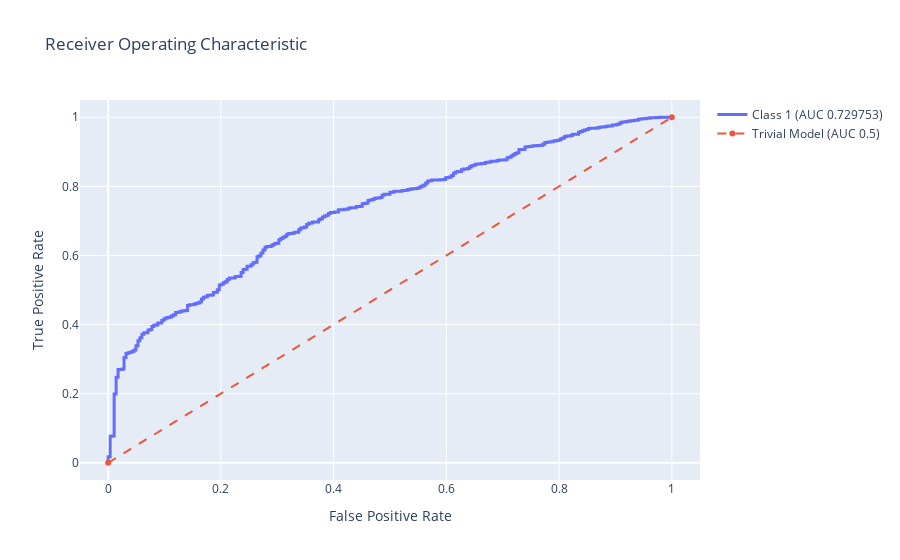

The notebook cell saved with this chart:
### Markdown cell above
We can now visualize how the model did with test data by using a confusion matrix. EvalML has model understanding functionality built in.

### Code cell
y_pred_proba = pipeline.predict_proba(X_test)
evalml.model_understanding.graph_roc_curve(y_test, y_pred_proba[1])

### Figure 1 — Plotly figure (JSON) as saved in the notebook; plotly's stock layout.template omitted (floating-point values rounded to 4 significant figures; data arrays with more than 128 entries replaced by an {"elided": "..."} marker saying what was removed)
{"data": [{"hovertemplate": "(False Postive Rate: %{x}, True Positive Rate: %{y})<br>Threshold: %{text}", "line": {"width": 3}, "name": "Class 1 (AUC 0.729753)", "text": {"elided": "434 float values"}, "type": "scatter", "x": {"elided": "434 float values"}, "y": {"elided": "434 float values"}}, {"line": {"dash": "dash"}, "name": "Trivial Model (AUC 0.5)", "type": "scatter", "x": [0, 1], "y": [0, 1]}], "layout": {"title": {"text": "Receiver Operating Characteristic"}, "xaxis": {"range": [-0.05, 1.05], "title": {"text": "False Positive Rate"}}, "yaxis": {"range": [-0.05, 1.05], "title": {"text": "True Positive Rate"}}}}
